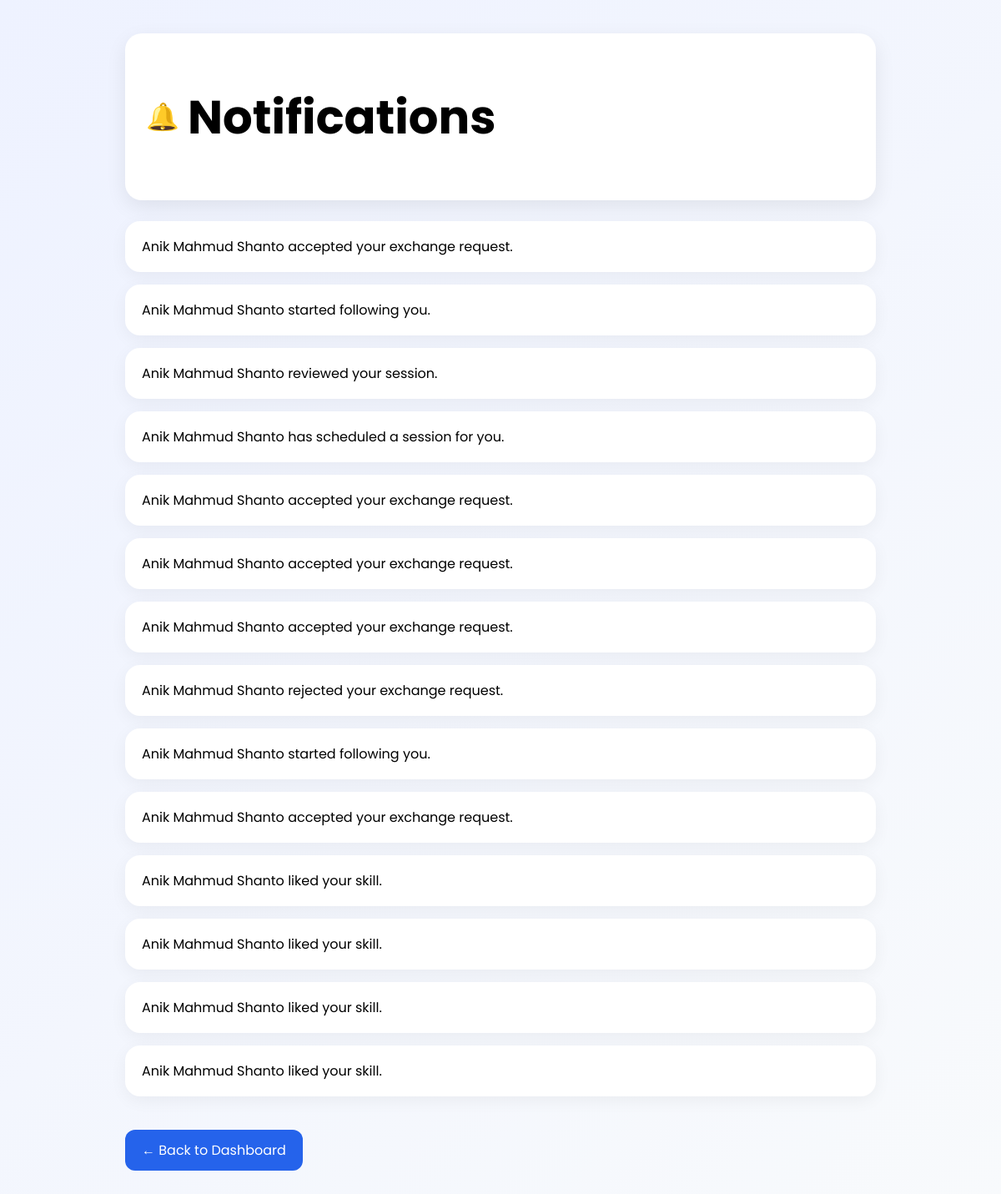
The app's page /notifications/ (signed in) with its own data.
### users/models.py (models this page shows, shortened)
class Notification(models.Model):
    user = models.ForeignKey(
        User,
        on_delete=models.CASCADE,
        related_name='notifications'
    )
    message = models.CharField(max_length=255)
    is_read = models.BooleanField(default=False)
    created_at = models.DateTimeField(auto_now_add=True)

### users/views.py (the view)
# urls.py: path('notifications/', views.notifications, name='notifications'),
def notifications(request):
    notifications = Notification.objects.filter(
        user=request.user
    ).order_by('-created_at')
    return render(
        request,
        'users/notifications.html',
        {
            'notifications': notifications
        }
    )

### users/templates/users/notifications.html (shortened to what this page needs)
<!DOCTYPE html>
<html lang="en">
<head>
</head>
<body>
<div class="container">
    <div class="notification-header">
        <span>🔔</span>
        <h1>Notifications</h1>
    </div>
    {% for note in notifications %}
        <div class="notification-item">
            {{ note.message }}
        </div>
    {% empty %}
        <p>No notifications yet.</p>
    {% endfor %}
    <a href="/dashboard/" class="back-link">← Back to Dashboard</a>
</div>
</body>
</html>

### users/templates/users/notifications.html (style rules this page uses)
body { background: linear-gradient(135deg, #eef2ff, #f8fafc); font-family: 'Poppins', sans-serif; margin: 0; padding: 0; }
.container { width: 90%; max-width: 900px; margin: 40px auto; }
.notification-header { display: flex; align-items: center; gap: 10px; font-size: 28px; font-weight: 700; background: white; padding: 20px 25px; border-radius: 20px; box-shadow: 0 8px 25px rgba(0,0,0,0.08); margin-bottom: 25px; }
.notification-header span { font-size: 32px; }
.notification-item { background: white; padding: 18px 20px; border-radius: 18px; box-shadow: 0 5px 20px rgba(0,0,0,0.05); margin-bottom: 15px; transition: 0.3s; }
.back-link { display: inline-block; padding: 12px 20px; background: #2563eb; color: white; border-radius: 12px; margin-top: 25px; text-decoration: none; transition: 0.3s; }

### records on screen
Notification: message "Anik Mahmud Shanto accepted your exchange request."
Notification: message "Anik Mahmud Shanto started following you."
Notification: message "Anik Mahmud Shanto reviewed your session."
Notification: message "Anik Mahmud Shanto has scheduled a session for you."
Notification: message "Anik Mahmud Shanto accepted your exchange request."
Notification: message "Anik Mahmud Shanto accepted your exchange request."
Notification: message "Anik Mahmud Shanto accepted your exchange request."
Notification: message "Anik Mahmud Shanto rejected your exchange request."
Notification: message "Anik Mahmud Shanto started following you."
Notification: message "Anik Mahmud Shanto accepted your exchange request."
Notification: message "Anik Mahmud Shanto liked your skill."
Notification: message "Anik Mahmud Shanto liked your skill."
Notification: message "Anik Mahmud Shanto liked your skill."
Notification: message "Anik Mahmud Shanto liked your skill."
